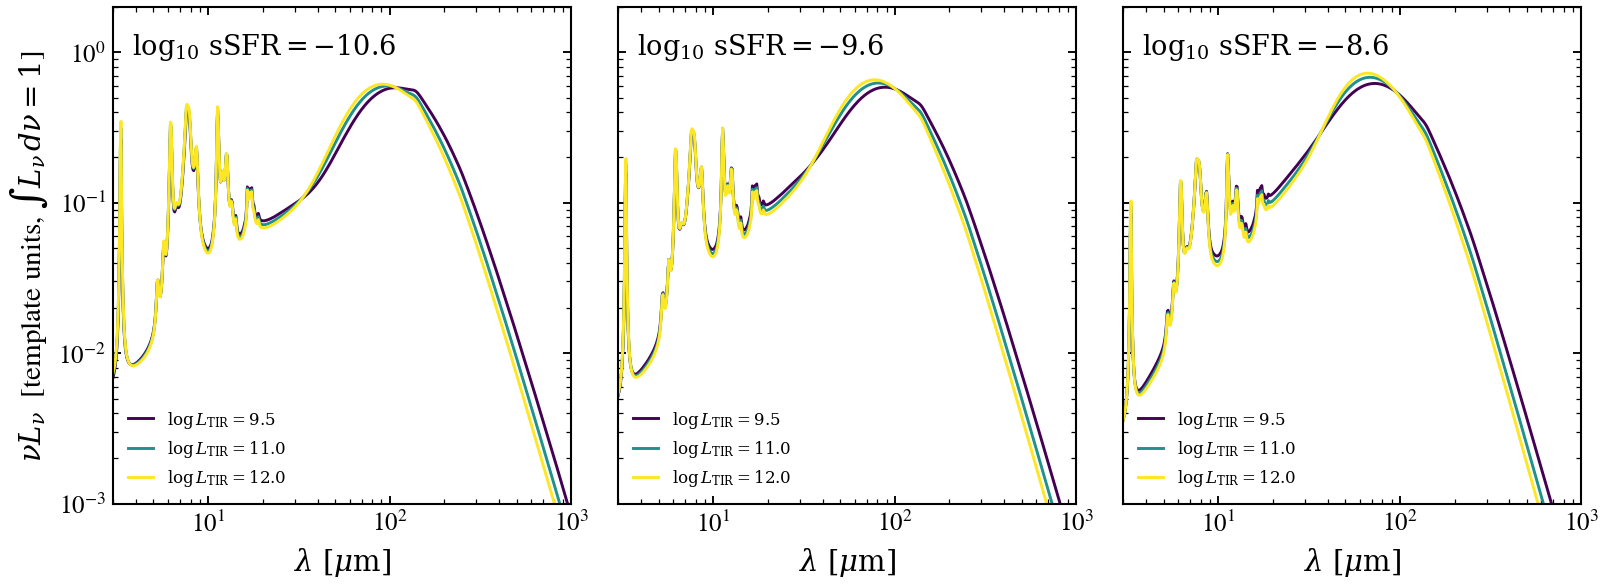

Write the Python code that produced this figure.
r"""
BOSA library: PAH features and FIR peak depend on both sSFR and L_TIR
=====================================================================

The BOSA infrared template library is parametrised jointly by total
infrared luminosity log L_TIR and specific star formation rate log sSFR.
Neither axis alone tells the full story: at fixed sSFR the FIR peak
migrates with L_TIR (dust temperature), while at fixed L_TIR the PAH
mid-IR forest brightens with sSFR. Three side-by-side panels at fixed
sSFR overlay three L_TIR values each, making the 2-D dependence legible
in a single figure rather than two skinny 1-D loops.

Reference: BOSA infrared template library (Berta et al. and successors).
"""

import warnings

import h5py
import matplotlib.pyplot as plt
import numpy as np

from tengri import data_path
from tengri.analysis.plotting import setup_style

setup_style()
warnings.filterwarnings("ignore", message=".*BakedInBackend.*")
warnings.filterwarnings("ignore", message=".*deprecated.*")

SHOWN_LTIR = (9.5, 11.0, 12.0)
SHOWN_LSSFR = (-10.6, -9.6, -8.6)
C_AA_PER_S = 2.99792458e18

with h5py.File(data_path("bosa_templates.h5"), "r") as f:
    wave_aa = np.asarray(f["wavelength_aa"][:])
    log_ltir = np.asarray(f["log_ltir_grid"][:])
    log_ssfr = np.asarray(f["log_ssfr_grid"][:])
    spectra = np.asarray(f["spectra"][:])

wave_um = wave_aa * 1.0e-4
nu = C_AA_PER_S / wave_aa

fig, axes = plt.subplots(1, 3, figsize=(11.0, 4.2), sharey=True)
cmap = plt.get_cmap("viridis")

for col, lssfr_target in enumerate(SHOWN_LSSFR):
    j = int(np.argmin(np.abs(log_ssfr - lssfr_target)))
    for k, lltir_target in enumerate(SHOWN_LTIR):
        i = int(np.argmin(np.abs(log_ltir - lltir_target)))
        axes[col].plot(
            wave_um,
            nu * spectra[i, j],
            color=cmap(k / (len(SHOWN_LTIR) - 1)),
            lw=1.4,
            label=rf"$\log L_{{\rm TIR}} = {log_ltir[i]:.1f}$",
        )
    axes[col].text(
        0.04,
        0.95,
        rf"$\log_{{10}}\,\mathrm{{sSFR}} = {log_ssfr[j]:+.1f}$",
        transform=axes[col].transAxes,
        va="top",
    )
    axes[col].set(
        xscale="log",
        yscale="log",
        xlim=(3.0, 1.0e3),
        ylim=(1.0e-3, 2.0e0),
        xlabel=r"$\lambda\ [\mu\mathrm{m}]$",
    )
    axes[col].legend(loc="lower left", frameon=False, fontsize=8)

axes[0].set_ylabel(r"$\nu L_\nu$  [template units, $\int L_\nu\, d\nu = 1$]")
fig.tight_layout()
plt.savefig("plot_bosa_grid.png", dpi=150, bbox_inches="tight")
